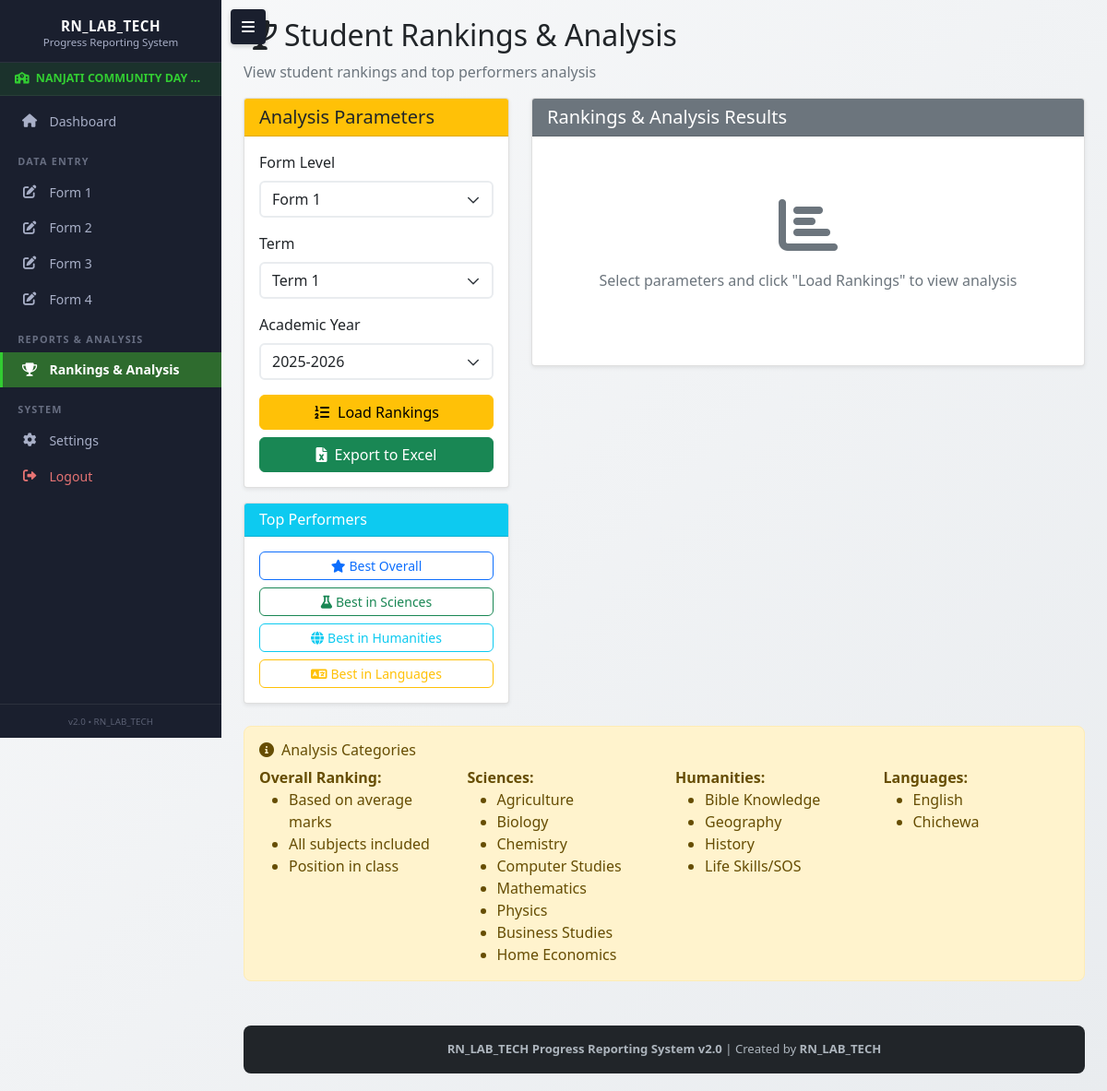
The page /ranking-analysis (signed in) on the database its author committed.
### tables this page shows
CREATE TABLE school_settings (
                        setting_id INTEGER PRIMARY KEY AUTOINCREMENT,
                        school_name TEXT,
                        school_address TEXT,
                        school_phone TEXT,
                        school_email TEXT,
                        pta_fund TEXT,
                        next_term_begins TEXT,
                        boys_uniform TEXT,
                        girls_uniform TEXT,
                        updated_date TEXT DEFAULT CURRENT_TIMESTAMP
                    , school_id INTEGER, sdf_fund TEXT, boarding_fee TEXT, selected_term TEXT, selected_academic_year TEXT, junior_grading_rules TEXT, senior_grading_rules TEXT, form_1_teacher_signature TEXT, form_2_teacher_signature TEXT, form_3_teacher_signature TEXT, form_4_teacher_signature TEXT, head_teacher_signature TEXT);

CREATE TABLE academic_periods (
    period_id INTEGER PRIMARY KEY AUTOINCREMENT,
    academic_year VARCHAR(9) NOT NULL,
    period_name VARCHAR(50) NOT NULL, -- "Fall Semester", "Term 1", etc.
    start_date DATE NOT NULL,
    end_date DATE NOT NULL,
    is_current BOOLEAN DEFAULT FALSE
, created_date TEXT DEFAULT CURRENT_TIMESTAMP, school_id INTEGER);

### app.py (the view)
@app.route('/ranking-analysis')
def ranking_analysis():
    school_id = get_current_school_id()
    if not school_id:
        return redirect(url_for('login'))
    settings = db.get_school_settings(school_id)
    available_years = settings.get('academic_years') or [f'{y}-{y+1}' for y in range(2025, 2036)]
    available_terms = settings.get('terms') or ['Term 1', 'Term 2', 'Term 3']
    selected_academic_year = settings.get('selected_academic_year', '')
    if not selected_academic_year and available_years:
        selected_academic_year = available_years[0]
    elif not selected_academic_year:
        selected_academic_year = f'{2025}-{2026}'
    selected_term = settings.get('selected_term', '')
    if not selected_term and available_terms:
        selected_term = available_terms[0]
    elif not selected_term:
        selected_term = 'Term 1'
    return render_template('ranking_analysis.html', available_years=available_years, selected_academic_year=selected_academic_year, available_terms=available_terms, selected_term=selected_term)

### templates/ranking_analysis.html (shortened to what this page needs)
{% extends "base.html" %}
{% block content %}
<div class="row">
    <div class="col-12">
        <h2>Student Rankings & Analysis</h2>
        <p class="text-muted">View student rankings and top performers analysis</p>
    </div>
</div>
<div class="row">
    <div class="col-md-4">
        <div class="card">
            <div class="card-header bg-warning text-dark">
                <h5 class="mb-0">Analysis Parameters</h5>
            </div>
            <div class="card-body">
                <form id="analysisForm">
                    <div class="mb-3">
                        <label for="formLevel" class="form-label">Form Level</label>
                        <select class="form-select" id="formLevel" required>
                            <option value="1">Form 1</option>
                        </select>
                    </div>
                    <div class="mb-3">
                        <label for="termSelect" class="form-label">Term</label>
                        <select class="form-select" id="termSelect" required>
                            {% for t in available_terms %}
                            <option value="{{ t }}" {% if t == selected_term %}selected{% endif %}>{{ t }}</option>
                            {% endfor %}
                        </select>
                    </div>
                    <div class="mb-3">
                        <label for="academicYear" class="form-label">Academic Year</label>
                        <select id="academicYear" class="form-select" required>
                            {% for y in available_years %}
                            <option value="{{ y }}" {% if y == selected_academic_year %}selected{% endif %}>{{ y }}</option>
                            {% endfor %}
                        </select>
                    </div>
                    <div class="d-grid gap-2">
                        <button type="button" class="btn btn-warning" onclick="loadRankings()">
                            <i class="fas fa-list-ol me-2"></i>Load Rankings
                        </button>
                        <button type="button" class="btn btn-success" onclick="exportRankings()">
                            <i class="fas fa-file-excel me-2"></i>Export to Excel
                        </button>
                    </div>
                </form>
            </div>
        </div>
        <div class="card mt-3">
            <div class="card-header bg-info text-white">
                <h6 class="mb-0">Top Performers</h6>
            </div>
            <div class="card-body">
                <div class="d-grid gap-2">
                    <button class="btn btn-outline-primary btn-sm" onclick="loadTopPerformers('overall')">
                        <i class="fas fa-star me-1"></i>Best Overall
                    </button>
                    <button class="btn btn-outline-success btn-sm" onclick="loadTopPerformers('sciences')">
                        <i class="fas fa-flask me-1"></i>Best in Sciences
                    </button>
                    <button class="btn btn-outline-info btn-sm" onclick="loadTopPerformers('humanities')">
                        <i class="fas fa-globe me-1"></i>Best in Humanities
                    </button>
                    <button class="btn btn-outline-warning btn-sm" onclick="loadTopPerformers('languages')">
                        <i class="fas fa-language me-1"></i>Best in Languages
                    </button>
                </div>
            </div>
        </div>
    </div>
    <div class="col-md-8">
        <div class="card">
            <div class="card-header bg-secondary text-white">
                <h5 class="mb-0">Rankings & Analysis Results</h5>
            </div>
            <div class="card-body">
                <div id="analysisResults">
                    <div class="text-center text-muted py-5">
                        <i class="fas fa-chart-bar fa-4x mb-3"></i>
                        <p>Select parameters and click "Load Rankings" to view analysis</p>
                    </div>
                </div>
            </div>
        </div>
    </div>
</div>
<div class="row mt-4">
    <div class="col-12">
        <div class="alert alert-warning">
            <h6><i class="fas fa-info-circle me-2"></i>Analysis Categories</h6>
            <div class="row">
                <div class="col-md-3">
                    <strong>Overall Ranking:</strong>
                    <ul class="mb-0">
                        <li>Based on average marks</li>
                        <li>All subjects included</li>
                        <li>Position in class</li>
                    </ul>
                </div>
                <div class="col-md-3">
                    <strong>Sciences:</strong>
                    <ul class="mb-0">
                        <li>Agriculture</li>
                        <li>Biology</li>
                        <li>Chemistry</li>
                        <li>Computer Studies</li>
                        <li>Mathematics</li>
                        <li>Physics</li>                        <li>Business Studies</li>
                        <li>Home Economics</li>                    </ul>
                </div>
                <div class="col-md-3">
                    <strong>Humanities:</strong>
                    <ul class="mb-0">
                        <li>Bible Knowledge</li>
                        <li>Geography</li>
                        <li>History</li>
                        <li>Life Skills/SOS</li>
                    </ul>
                </div>
                <div class="col-md-3">
                    <strong>Languages:</strong>
                    <ul class="mb-0">
                        <li>English</li>
                        <li>Chichewa</li>
                    </ul>
                </div>
            </div>
        </div>
    </div>
</div>
{% endblock %}

### templates/base.html (shortened to what this page needs)
<!DOCTYPE html>
<html lang="en">
<head>
    <link href="https://cdn.jsdelivr.net/npm/bootstrap@5.1.3/dist/css/bootstrap.min.css" rel="stylesheet">
    <link href="https://cdnjs.cloudflare.com/ajax/libs/font-awesome/6.0.0/css/all.min.css" rel="stylesheet">
    <link href="{{ url_for('static', filename='css/style.css') }}" rel="stylesheet">
</head>
<body class="{% if request.cookies.get('sidebar_state') == 'collapsed' %}sidebar-collapsed{% endif %}">
    <div class="sidebar-toggle-container d-none d-lg-block">
        <button class="btn-sidebar-toggle" id="desktopSidebarToggle" title="Toggle Sidebar">
            <i class="fas fa-bars"></i>
        </button>
    </div>
    <aside class="sidebar" id="sidebar">
        <div class="sidebar-header">
            <h6 class="sidebar-title">RN_LAB_TECH</h6>
            <small class="sidebar-subtitle">Progress Reporting System</small>
        </div>
        {% if session.get('user_type') == 'school' %}
            {% set school_name = school_settings.get('school_name', '') if school_settings else session.get('school_name', '') %}
            {% if school_name %}
            <div class="sidebar-school-name">
                <i class="fas fa-school me-1"></i>
                <span>{{ school_name }}</span>
            </div>
            {% endif %}
        {% endif %}
        <nav class="sidebar-nav">
            <ul class="sidebar-menu">
                <li class="sidebar-menu-item">
                    <a href="{{ url_for('index') }}" class="sidebar-link {% if request.endpoint == 'index' %}active{% endif %}">
                        <i class="fas fa-home"></i>
                        <span>Dashboard</span>
                    </a>
                </li>
                <li class="sidebar-menu-header">Data Entry</li>
                <li class="sidebar-menu-item">
                    <a href="{{ url_for('form_data_entry', form_level=1) }}" class="sidebar-link {% if request.endpoint == 'form_data_entry' and request.view_args.get('form_level') == 1 %}active{% endif %}">
                        <i class="fas fa-edit"></i>
                        <span>Form 1</span>
                    </a>
                </li>
                <li class="sidebar-menu-item">
                    <a href="{{ url_for('form_data_entry', form_level=2) }}" class="sidebar-link {% if request.endpoint == 'form_data_entry' and request.view_args.get('form_level') == 2 %}active{% endif %}">
                        <i class="fas fa-edit"></i>
                        <span>Form 2</span>
                    </a>
                </li>
                <li class="sidebar-menu-item">
                    <a href="{{ url_for('form_data_entry', form_level=3) }}" class="sidebar-link {% if request.endpoint == 'form_data_entry' and request.view_args.get('form_level') == 3 %}active{% endif %}">
                        <i class="fas fa-edit"></i>
                        <span>Form 3</span>
                    </a>
                </li>
                <li class="sidebar-menu-item">
                    <a href="{{ url_for('form_data_entry', form_level=4) }}" class="sidebar-link {% if request.endpoint == 'form_data_entry' and request.view_args.get('form_level') == 4 %}active{% endif %}">
                        <i class="fas fa-edit"></i>
                        <span>Form 4</span>
                    </a>
                </li>
                <li class="sidebar-menu-header">Reports & Analysis</li>
                <li class="sidebar-menu-item">
                    <a href="{{ url_for('ranking_analysis') }}" class="sidebar-link {% if request.endpoint == 'ranking_analysis' %}active{% endif %}">
                        <i class="fas fa-trophy"></i>
                        <span>Rankings & Analysis</span>
                    </a>
                </li>
                <li class="sidebar-menu-header">System</li>
                <li class="sidebar-menu-item">
                    <a href="{{ url_for('settings') }}" class="sidebar-link {% if request.endpoint == 'settings' %}active{% endif %}">
                        <i class="fas fa-cog"></i>
                        <span>Settings</span>
                    </a>
                </li>
                <li class="sidebar-menu-item">
                    <a href="{{ url_for('logout') }}" class="sidebar-link sidebar-link-danger" onclick="return confirm('Are you sure you want to logout?')">
                        <i class="fas fa-sign-out-alt"></i>
                        <span>Logout</span>
                    </a>
                </li>
            </ul>
        </nav>
        <div class="sidebar-footer">
            <small>v2.0 &bull; RN_LAB_TECH</small>
        </div>
    </aside>
    <div class="main-content" id="mainContent">
        {% block content %}{% endblock %}
        <footer class="main-footer">
            <p class="mb-0">
                <strong>RN_LAB_TECH Progress Reporting System v2.0</strong> |
                Created by <strong>RN_LAB_TECH</strong>
            </p>
        </footer>
    </div>
</body>
</html>

### rows shown on the page
school_settings: school_name "NANJATI COMMUNITY DAY…", selected_term.period_name "Term 1", selected_academic_year.academic_year "2025-2026"
